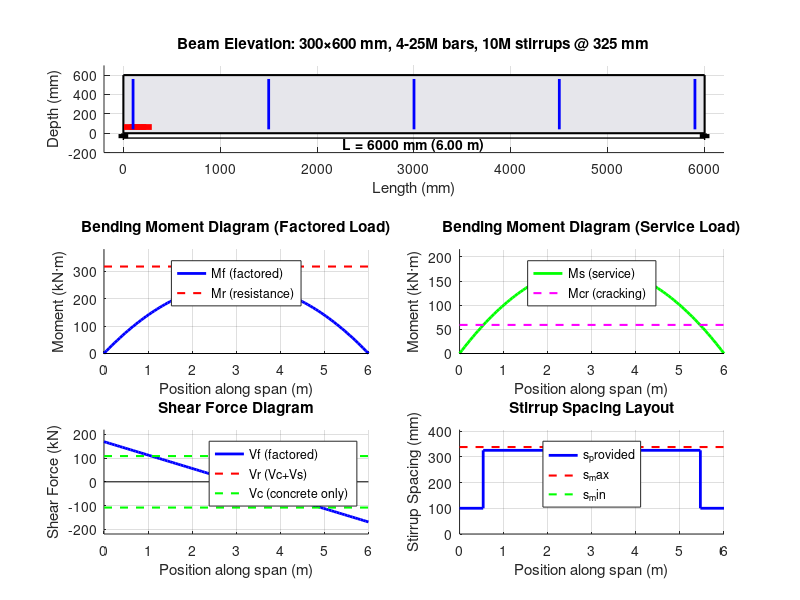

Recreate this plot in MATLAB.
%% RC_BEAM_DESIGN_CSA
% CSA A23.3 compliant reinforced concrete beam design for flexure, shear,
% and deflection. This script performs a complete design analysis for a
% simply supported rectangular beam under uniform loading.
%
% UNITS:
%   - Geometry: mm (millimeters)
%   - Forces: kN (kilonewtons)
%   - Stress: MPa (megapascals)
%   - Loads: kN/m (kilonewtons per meter)
%   - Moments: kN·m (kilonewton-meters)
%
% DESIGN STANDARD: CSA A23.3-19 (Design of Concrete Structures)
%
% METHODOLOGY:
%   - Flexural design: Direct quadratic formula (no iteration)
%   - Shear design: Simplified method per Cl. 11.3.4
%   - Deflection: Effective moment of inertia method per Cl. 9.8.4
%
% UNIT CONVERSION NOTES:
%   - 1 kN/m = 1 N/mm (useful equivalence for calculations)
%   - 1 kN·m = 1,000,000 N·mm
%   - Span conversions: mm ÷ 1000 = m, m × 1000 = mm
%
% AUTHOR: Generated for CSA A23.3-19 compliance
% VERSION: 2.0 - Unit conversions clarified, direct solution implemented
% DATE: 2024

clear; close all; clc;

%% -------------------------------------------------------------------------
%  INPUT PARAMETERS
% -------------------------------------------------------------------------

% Beam geometry
beam.span = 6000;                % mm - clear span
beam.width = 300;                % mm - beam width
beam.depth = 600;                % mm - total beam depth
beam.cover = 40;                 % mm - clear cover to stirrups

% Loading
loads.DL = 15.0;                 % kN/m - dead load (including self-weight)
loads.LL = 25.0;                 % kN/m - live load

% Material properties (CSA A23.3-19)
mat.fc_prime = 30;               % MPa - specified compressive strength of concrete
mat.fy_flexural = 400;           % MPa - yield strength of flexural reinforcement
mat.fy_shear = 400;              % MPa - yield strength of shear reinforcement
mat.Es = 200000;                 % MPa - modulus of elasticity of steel
mat.Ec = 4500 * sqrt(mat.fc_prime);  % MPa - concrete modulus (CSA A23.3-19, Cl. 8.6.2)
mat.lambda = 1.0;                % normal density concrete

% Resistance factors (CSA A23.3-19)
mat.phi_c = 0.65;                % resistance factor for concrete
mat.phi_s = 0.85;                % resistance factor for steel

% Load factors (CSA A23.3-19, Cl. 8.3.2)
load_factors.alpha_D = 1.25;     % dead load factor
load_factors.alpha_L = 1.5;      % live load factor

% Unit conversion factors (for clarity and robustness)
units.mm_to_m = 1e-3;            % convert mm to m
units.m_to_mm = 1e3;             % convert m to mm
units.Nmm_to_kNm = 1e-6;         % convert N·mm to kN·m
units.kNm_to_Nmm = 1e6;          % convert kN·m to N·mm
units.kN_per_m_to_N_per_mm = 1;  % 1 kN/m = 1 N/mm

% Reinforcement options
rebar.flexural_bar = 25;         % 25M bar for flexural reinforcement
rebar.stirrup_bar = 10;          % 10M stirrups for shear
rebar.min_spacing = 25;          % mm - minimum aggregate size plus 5mm

% Bar database (CSA standard bar sizes)
bar_db = struct();
bar_db.size = [10, 15, 20, 25, 30, 35, 45];
bar_db.area = [100, 200, 300, 500, 700, 1000, 1500];  % mm^2
bar_db.diameter = [11.3, 16.0, 19.5, 25.2, 29.9, 35.7, 43.7];  % mm

%% -------------------------------------------------------------------------
%  DISPLAY INPUT SUMMARY
% -------------------------------------------------------------------------

fprintf('\n========================================\n');
fprintf('RC BEAM DESIGN PER CSA A23.3-19\n');
fprintf('========================================\n');
fprintf('Version 2.0 - Direct Solution Method\n');
fprintf('========================================\n\n');

fprintf('DESIGN APPROACH\n');
fprintf('---------------\n');
fprintf('• Flexural: Direct quadratic formula (no iteration)\n');
fprintf('• Shear: Simplified method (CSA Cl. 11.3.4)\n');
fprintf('• Deflection: Effective Ie method (CSA Cl. 9.8.4)\n');
fprintf('• Units: mm for geometry, kN for forces, MPa for stress\n\n');

fprintf('GEOMETRY\n');
fprintf('--------\n');
fprintf('Span (L):                    %d mm (%.2f m)\n', beam.span, beam.span/1000);
fprintf('Width (b):                   %d mm\n', beam.width);
fprintf('Total depth (h):             %d mm\n', beam.depth);
fprintf('Clear cover:                 %d mm\n\n', beam.cover);

fprintf('MATERIALS\n');
fprintf('---------\n');
fprintf('Concrete strength (f''c):     %.1f MPa\n', mat.fc_prime);
fprintf('Steel yield (fy):            %.0f MPa\n', mat.fy_flexural);
fprintf('Concrete modulus (Ec):       %.0f MPa\n', mat.Ec);
fprintf('Steel modulus (Es):          %.0f MPa\n\n', mat.Es);

fprintf('LOADING\n');
fprintf('-------\n');
fprintf('Dead load (DL):              %.2f kN/m\n', loads.DL);
fprintf('Live load (LL):              %.2f kN/m\n', loads.LL);
fprintf('Factored load (wf):          %.2f kN/m\n\n', ...
    load_factors.alpha_D * loads.DL + load_factors.alpha_L * loads.LL);

%% -------------------------------------------------------------------------
%  DERIVED GEOMETRY & PROPERTIES
% -------------------------------------------------------------------------

% Get bar properties
idx_flex = find(bar_db.size == rebar.flexural_bar);
idx_stirrup = find(bar_db.size == rebar.stirrup_bar);

if isempty(idx_flex)
    error('Flexural bar size %dM not found in database', rebar.flexural_bar);
end
if isempty(idx_stirrup)
    error('Stirrup bar size %dM not found in database', rebar.stirrup_bar);
end

rebar.Ab_flex = bar_db.area(idx_flex);        % mm^2
rebar.db_flex = bar_db.diameter(idx_flex);    % mm
rebar.Ab_stirrup = bar_db.area(idx_stirrup);  % mm^2
rebar.db_stirrup = bar_db.diameter(idx_stirrup);  % mm

% Effective depth (assuming single layer of flexural steel)
beam.d = beam.depth - beam.cover - rebar.db_stirrup - rebar.db_flex/2;  % mm

% Concrete stress block parameter (CSA A23.3-19, Cl. 10.1.7)
mat.beta1 = max(0.67, min(0.97 - 0.0025 * mat.fc_prime, 0.85));

% Strain limits
mat.eps_y = mat.fy_flexural / mat.Es;     % yield strain
mat.eps_cu = 0.0035;                       % ultimate concrete strain (CSA A23.3-19)

fprintf('EFFECTIVE DEPTH\n');
fprintf('---------------\n');
fprintf('Effective depth (d):         %.1f mm\n', beam.d);
fprintf('d/h ratio:                   %.3f\n', beam.d / beam.depth);
fprintf('Concrete β₁ parameter:       %.3f\n\n', mat.beta1);

%% -------------------------------------------------------------------------
%  LOAD ANALYSIS - FACTORED LOADS
% -------------------------------------------------------------------------

% Factored uniform load (kN/m)
loads.wf = load_factors.alpha_D * loads.DL + load_factors.alpha_L * loads.LL;

% Service load for deflection
loads.ws = loads.DL + loads.LL;  % kN/m

% Maximum moment and shear for simply supported beam
% METHOD 1: Convert span to meters for calculation
% M = w * L^2 / 8, where w is in kN/m and L is in m
analysis.Mf_max = loads.wf * (beam.span * units.mm_to_m)^2 / 8;  % kN·m

% V = w * L / 2, where w is in kN/m and L is in m
analysis.Vf_max = loads.wf * (beam.span * units.mm_to_m) / 2;    % kN

% Validation: Check for reasonable values
if analysis.Mf_max < 0 || analysis.Mf_max > 10000
    warning('Calculated moment (%.2f kN·m) seems unrealistic. Check input values.', analysis.Mf_max);
end
if analysis.Vf_max < 0 || analysis.Vf_max > 5000
    warning('Calculated shear (%.2f kN) seems unrealistic. Check input values.', analysis.Vf_max);
end

fprintf('INTERNAL FORCES (FACTORED)\n');
fprintf('--------------------------\n');
fprintf('Maximum moment (Mf):         %.2f kN·m\n', analysis.Mf_max);
fprintf('Maximum shear (Vf):          %.2f kN\n\n', analysis.Vf_max);

%% -------------------------------------------------------------------------
%  FLEXURAL DESIGN - REQUIRED STEEL AREA
% -------------------------------------------------------------------------

fprintf('========================================\n');
fprintf('FLEXURAL DESIGN\n');
fprintf('========================================\n\n');

% Calculate balanced reinforcement ratio (CSA A23.3-19, Cl. 10.5.2)
flex.c_balanced = mat.eps_cu / (mat.eps_cu + mat.eps_y) * beam.d;  % mm
flex.rho_balanced = mat.phi_c / mat.phi_s * 0.85 * mat.fc_prime * mat.beta1 / mat.fy_flexural * ...
                    flex.c_balanced / beam.d;

% Maximum reinforcement ratio for tension-controlled section (c ≤ 0.5d for CSA)
% Use conservative limit c/d = 0.5 to ensure ductile behavior
flex.c_max = 0.5 * beam.d;  % mm
flex.rho_max = mat.phi_c / mat.phi_s * 0.85 * mat.fc_prime * mat.beta1 / mat.fy_flexural * ...
               flex.c_max / beam.d;

% Minimum reinforcement ratio (CSA A23.3-19, Cl. 10.5.1.2)
flex.rho_min = max(0.2 / mat.fy_flexural, 1.4 / mat.fy_flexural);

fprintf('REINFORCEMENT LIMITS\n');
fprintf('--------------------\n');
fprintf('ρ_min:                       %.6f\n', flex.rho_min);
fprintf('ρ_balanced:                  %.6f\n', flex.rho_balanced);
fprintf('ρ_max (tension-controlled):  %.6f\n\n', flex.rho_max);

% Required steel area using DIRECT QUADRATIC SOLUTION (no iteration needed)
% For rectangular section: Mr = phi_s * As * fy * (d - a/2)
% where a = phi_s * As * fy / (phi_c * 0.85 * fc' * b)
% Substituting and rearranging: A*As^2 + B*As + C = 0
% where:
%   A = (phi_s * fy)^2 / (2 * phi_c * 0.85 * fc' * b)
%   B = -phi_s * fy * d
%   C = Mf (applied factored moment)

% Convert moment to N·mm for consistency with mm dimensions
Mf_Nmm = analysis.Mf_max * units.kNm_to_Nmm;  % Convert kN·m to N·mm

fprintf('DIRECT SOLUTION FOR REQUIRED STEEL AREA\n');
fprintf('---------------------------------------\n');
fprintf('Using quadratic formula (no iteration)\n');
fprintf('Applied moment:              %.2f kN·m (%.0f N·mm)\n\n', analysis.Mf_max, Mf_Nmm);

% Coefficients of quadratic equation: A*As^2 + B*As + C = 0
A_coef = (mat.phi_s * mat.fy_flexural)^2 / (2 * mat.phi_c * 0.85 * mat.fc_prime * beam.width);
B_coef = -mat.phi_s * mat.fy_flexural * beam.d;
C_coef = Mf_Nmm;

% Calculate discriminant
discriminant = B_coef^2 - 4 * A_coef * C_coef;

fprintf('Quadratic coefficients:\n');
fprintf('  A = %.6e\n', A_coef);
fprintf('  B = %.6e\n', B_coef);
fprintf('  C = %.6e\n', C_coef);
fprintf('  Discriminant = %.6e\n\n', discriminant);

% Check discriminant (must be non-negative for real solutions)
if discriminant < 0
    error(['DESIGN ERROR: Negative discriminant (%.2e)\n' ...
           'The section cannot carry the applied moment.\n' ...
           'SOLUTIONS:\n' ...
           '  1. Increase beam depth (current: %d mm)\n' ...
           '  2. Increase beam width (current: %d mm)\n' ...
           '  3. Increase concrete strength (current: %.0f MPa)\n' ...
           '  4. Use compression reinforcement\n'], ...
           discriminant, beam.depth, beam.width, mat.fc_prime);
end

% Solve quadratic equation: As = (-B ± sqrt(B^2 - 4AC)) / (2A)
As_req_1 = (-B_coef + sqrt(discriminant)) / (2 * A_coef);
As_req_2 = (-B_coef - sqrt(discriminant)) / (2 * A_coef);

fprintf('Quadratic solutions:\n');
fprintf('  As_1 = %.1f mm² (root 1)\n', As_req_1);
fprintf('  As_2 = %.1f mm² (root 2)\n\n', As_req_2);

% Choose the smaller positive root (both should be positive for valid design)
if As_req_1 > 0 && As_req_2 > 0
    flex.As_req = min(As_req_1, As_req_2);
    fprintf('Selected smaller positive root: %.1f mm²\n\n', flex.As_req);
elseif As_req_1 > 0
    flex.As_req = As_req_1;
    fprintf('Selected root 1 (only positive solution): %.1f mm²\n\n', flex.As_req);
elseif As_req_2 > 0
    flex.As_req = As_req_2;
    fprintf('Selected root 2 (only positive solution): %.1f mm²\n\n', flex.As_req);
else
    error(['DESIGN ERROR: No positive solution for required steel area.\n' ...
           'Both roots are negative: As_1 = %.1f mm², As_2 = %.1f mm²\n' ...
           'This indicates a fundamental problem with input parameters.\n'], ...
           As_req_1, As_req_2);
end

% Validation: Check if steel area is reasonable
if flex.As_req < 100 || flex.As_req > 50000
    warning('Calculated steel area (%.1f mm²) seems unrealistic. Verify design parameters.', flex.As_req);
end

% Calculate corresponding reinforcement ratio and neutral axis depth
flex.rho_req = flex.As_req / (beam.width * beam.d);
flex.a_req = mat.phi_s * flex.As_req * mat.fy_flexural / (mat.phi_c * 0.85 * mat.fc_prime * beam.width);
flex.c_req = flex.a_req / mat.beta1;

fprintf('REQUIRED REINFORCEMENT (from moment)\n');
fprintf('------------------------------------\n');
fprintf('As_required:                 %.0f mm²\n', flex.As_req);
fprintf('ρ_required:                  %.6f\n', flex.rho_req);
fprintf('Neutral axis depth (c):      %.1f mm\n', flex.c_req);
fprintf('c/d ratio:                   %.3f\n', flex.c_req / beam.d);

% Check reinforcement limits
if flex.rho_req < flex.rho_min
    fprintf('\n⚠ WARNING: Required ratio below minimum. Using ρ_min.\n');
    flex.As_req = flex.rho_min * beam.width * beam.d;
    flex.rho_req = flex.rho_min;
    % Recalculate neutral axis
    flex.a_req = mat.phi_s * flex.As_req * mat.fy_flexural / (mat.phi_c * 0.85 * mat.fc_prime * beam.width);
    flex.c_req = flex.a_req / mat.beta1;
end

if flex.rho_req > flex.rho_max
    error('Required reinforcement ratio exceeds maximum (%.6f > %.6f). Increase section size or use compression reinforcement.', ...
        flex.rho_req, flex.rho_max);
end

if flex.c_req / beam.d > 0.5
    fprintf('\n⚠ WARNING: c/d = %.3f > 0.5. Section may not be sufficiently ductile.\n', flex.c_req / beam.d);
end

% Apply minimum steel area
As_min = flex.rho_min * beam.width * beam.d;
flex.As_req = max(flex.As_req, As_min);

fprintf('\nFINAL REQUIRED STEEL AREA\n');
fprintf('-------------------------\n');
fprintf('As_required:                 %.0f mm²\n', flex.As_req);
fprintf('As_min:                      %.0f mm²\n\n', As_min);

% Determine number of bars
flex.num_bars = ceil(flex.As_req / rebar.Ab_flex);
flex.As_provided = flex.num_bars * rebar.Ab_flex;
flex.rho_provided = flex.As_provided / (beam.width * beam.d);

% Check bar spacing
flex.bar_spacing = (beam.width - 2 * beam.cover - 2 * rebar.db_stirrup - flex.num_bars * rebar.db_flex) / ...
                   (flex.num_bars - 1);

% Minimum spacing check (CSA A23.3-19, Cl. 6.6.5.2)
flex.min_spacing_required = max([1.4 * rebar.db_flex, rebar.min_spacing, 30]);

fprintf('BAR LAYOUT\n');
fprintf('----------\n');
fprintf('Bar size selected:           %dM\n', rebar.flexural_bar);
fprintf('Number of bars:              %d\n', flex.num_bars);
fprintf('As_provided:                 %.0f mm²\n', flex.As_provided);
fprintf('ρ_provided:                  %.6f\n', flex.rho_provided);
fprintf('Bar spacing:                 %.1f mm\n', flex.bar_spacing);
fprintf('Min spacing required:        %.1f mm\n', flex.min_spacing_required);

if flex.bar_spacing < flex.min_spacing_required
    fprintf('\n✗ ERROR: Bar spacing too small! Increase beam width or use smaller bars.\n\n');
else
    fprintf('✓ Bar spacing adequate\n\n');
end

% Calculate actual moment resistance with provided steel
flex.a_provided = mat.phi_s * flex.As_provided * mat.fy_flexural / ...
                  (mat.phi_c * 0.85 * mat.fc_prime * beam.width);
flex.c_provided = flex.a_provided / mat.beta1;
flex.Mr = mat.phi_s * flex.As_provided * mat.fy_flexural * (beam.d - flex.a_provided / 2) / 1e6;  % kN·m

fprintf('MOMENT CAPACITY CHECK\n');
fprintf('---------------------\n');
fprintf('Factored moment (Mf):        %.2f kN·m\n', analysis.Mf_max);
fprintf('Moment resistance (Mr):      %.2f kN·m\n', flex.Mr);
fprintf('Mf/Mr ratio:                 %.3f\n', analysis.Mf_max / flex.Mr);
fprintf('Overstrength factor:         %.2f%%\n', (flex.Mr / analysis.Mf_max - 1) * 100);

if analysis.Mf_max <= flex.Mr
    fprintf('✓ MOMENT CHECK: PASS\n\n');
else
    fprintf('✗ MOMENT CHECK: FAIL - Increase section or reinforcement\n\n');
end

%% -------------------------------------------------------------------------
%  SHEAR DESIGN - STIRRUP SPACING
% -------------------------------------------------------------------------

fprintf('========================================\n');
fprintf('SHEAR DESIGN\n');
fprintf('========================================\n\n');

% Concrete shear resistance (CSA A23.3-19, Cl. 11.3.4)
% Simplified method: Vc = phi_c * lambda * beta * sqrt(f'c) * b * dv
% where beta = 0.21 for simplified method
shear.beta = 0.21;
shear.dv = max(0.9 * beam.d, 0.72 * beam.depth);  % effective shear depth (CSA A23.3-19, Cl. 11.3.3)

shear.Vc = mat.phi_c * mat.lambda * shear.beta * sqrt(mat.fc_prime) * beam.width * shear.dv / 1000;  % kN

fprintf('CONCRETE SHEAR CAPACITY\n');
fprintf('-----------------------\n');
fprintf('Effective shear depth (dv):  %.1f mm\n', shear.dv);
fprintf('Vc (concrete resistance):    %.2f kN\n', shear.Vc);
fprintf('Vf (factored shear):         %.2f kN\n', analysis.Vf_max);
fprintf('Vf/Vc ratio:                 %.3f\n\n', analysis.Vf_max / shear.Vc);

if analysis.Vf_max <= shear.Vc
    fprintf('✓ No shear reinforcement required by strength\n');
    fprintf('  However, minimum shear reinforcement will be provided per CSA A23.3-19, Cl. 11.2.8.2\n\n');
    shear.reinforcement_required = false;
else
    fprintf('⚠ Shear reinforcement REQUIRED\n\n');
    shear.reinforcement_required = true;
end

% Check if shear can be carried by section
shear.Vs_required = analysis.Vf_max - shear.Vc;  % kN
shear.Vs_max = 0.25 * mat.phi_c * mat.fc_prime * beam.width * shear.dv / 1000;  % kN (CSA A23.3-19, Cl. 11.3.3)

fprintf('SHEAR REINFORCEMENT REQUIREMENTS\n');
fprintf('--------------------------------\n');
fprintf('Vs_required:                 %.2f kN\n', shear.Vs_required);
fprintf('Vs_max (section limit):      %.2f kN\n', shear.Vs_max);

if shear.Vs_required > shear.Vs_max
    fprintf('✗ ERROR: Required Vs exceeds section capacity. Increase section size.\n\n');
else
    fprintf('✓ Section adequate for shear\n\n');
end

% Design stirrup spacing (CSA A23.3-19, Cl. 11.3.8)
% For vertical stirrups: Vs = Av * fy * dv / s
% Therefore: s = Av * fy * dv / Vs

if shear.reinforcement_required
    % Calculate required spacing
    shear.Av = 2 * rebar.Ab_stirrup;  % mm² (2-leg stirrup)
    shear.s_required = shear.Av * mat.fy_shear * shear.dv / (shear.Vs_required * 1000);  % mm
    
    fprintf('STIRRUP DESIGN (Strength)\n');
    fprintf('-------------------------\n');
    fprintf('Stirrup bar size:            %dM\n', rebar.stirrup_bar);
    fprintf('Number of legs:              2\n');
    fprintf('Av (stirrup area):           %.0f mm²\n', shear.Av);
    fprintf('s_required (from strength):  %.0f mm\n', shear.s_required);
else
    shear.Av = 2 * rebar.Ab_stirrup;
    shear.s_required = 9999;  % Large value when not required by strength
    fprintf('STIRRUP DESIGN (Minimum only)\n');
    fprintf('-----------------------------\n');
    fprintf('Stirrup bar size:            %dM\n', rebar.stirrup_bar);
    fprintf('Number of legs:              2\n');
    fprintf('Av (stirrup area):           %.0f mm²\n', shear.Av);
end

% Maximum spacing limits (CSA A23.3-19, Cl. 11.3.8.1)
if shear.Vs_required <= 0.125 * mat.phi_c * mat.fc_prime * beam.width * shear.dv / 1000
    shear.s_max = min(0.7 * shear.dv, 600);  % mm
else
    shear.s_max = min(0.35 * shear.dv, 300);  % mm
end

% Minimum shear reinforcement (CSA A23.3-19, Cl. 11.2.8.2)
% Av_min / s = 0.06 * sqrt(f'c) / fy * bw (in MPa units)
shear.s_min = shear.Av / (0.06 * sqrt(mat.fc_prime) / mat.fy_shear * beam.width);

fprintf('s_max (spacing limit):       %.0f mm\n', shear.s_max);
fprintf('s_min (from Av,min):         %.0f mm\n', shear.s_min);

% Select practical spacing (round down to nearest 25mm)
shear.s_provided = floor(min([shear.s_required, shear.s_max, shear.s_min]) / 25) * 25;
shear.s_provided = max(shear.s_provided, 50);  % Minimum practical spacing

% Special spacing at supports and mid-span
shear.s_at_support = min(shear.s_provided, 100);  % Closer spacing near support
shear.s_at_midspan = min(shear.s_max, 300);       % Can increase spacing at mid-span if Vf is low

fprintf('\nFINAL STIRRUP SPACING\n');
fprintf('---------------------\n');
fprintf('s_provided (general):        %d mm\n', shear.s_provided);
fprintf('s_at_support (d/2 from support): %d mm\n', shear.s_at_support);
fprintf('s_at_midspan (low shear):    %d mm\n\n', shear.s_at_midspan);

% Verify provided spacing
shear.Vs_provided = shear.Av * mat.fy_shear * shear.dv / shear.s_provided / 1000;  % kN
shear.Vr = shear.Vc + shear.Vs_provided;  % kN

fprintf('SHEAR CAPACITY CHECK\n');
fprintf('--------------------\n');
fprintf('Vc:                          %.2f kN\n', shear.Vc);
fprintf('Vs_provided:                 %.2f kN\n', shear.Vs_provided);
fprintf('Vr = Vc + Vs:                %.2f kN\n', shear.Vr);
fprintf('Vf/Vr ratio:                 %.3f\n', analysis.Vf_max / shear.Vr);

if analysis.Vf_max <= shear.Vr
    fprintf('✓ SHEAR CHECK: PASS\n\n');
else
    fprintf('✗ SHEAR CHECK: FAIL - Decrease stirrup spacing\n\n');
end

%% -------------------------------------------------------------------------
%  DEFLECTION CHECK
% -------------------------------------------------------------------------

fprintf('========================================\n');
fprintf('DEFLECTION CHECK\n');
fprintf('========================================\n\n');

% Service load moment at midspan
% Convert span to meters for calculation with kN/m load
defl.Ms = loads.ws * (beam.span * units.mm_to_m)^2 / 8;  % kN·m

fprintf('SERVICE LOAD ANALYSIS\n');
fprintf('---------------------\n');
fprintf('Service load (ws):           %.2f kN/m\n', loads.ws);
fprintf('Service moment (Ms):         %.2f kN·m\n\n', defl.Ms);

% Gross moment of inertia
defl.Ig = beam.width * beam.depth^3 / 12;  % mm^4

% Modulus of rupture (CSA A23.3-19, Cl. 8.6.4)
defl.fr = 0.6 * mat.lambda * sqrt(mat.fc_prime);  % MPa

% Cracking moment (CSA A23.3-19, Cl. 9.8.4.2)
defl.yt = beam.depth / 2;  % mm - distance to extreme tension fiber
defl.Mcr = defl.fr * defl.Ig / defl.yt / 1e6;  % kN·m

fprintf('CRACKING ANALYSIS\n');
fprintf('-----------------\n');
fprintf('Gross moment of inertia (Ig): %.2e mm⁴\n', defl.Ig);
fprintf('Modulus of rupture (fr):      %.2f MPa\n', defl.fr);
fprintf('Cracking moment (Mcr):        %.2f kN·m\n', defl.Mcr);
fprintf('Ms/Mcr ratio:                 %.3f\n', defl.Ms / defl.Mcr);

if defl.Ms > defl.Mcr
    fprintf('→ Section is CRACKED under service load\n\n');
    
    % Modular ratio
    defl.n = mat.Es / mat.Ec;
    
    % Transformed area and neutral axis location for cracked section
    % Using transformed area method: solve for kd (depth to neutral axis)
    defl.rho = flex.As_provided / (beam.width * beam.d);
    defl.k = sqrt(2 * defl.rho * defl.n + (defl.rho * defl.n)^2) - defl.rho * defl.n;
    defl.kd = defl.k * beam.d;  % mm
    
    % Cracked moment of inertia
    defl.Icr = beam.width * defl.kd^3 / 3 + defl.n * flex.As_provided * (beam.d - defl.kd)^2;  % mm^4
    
    % Effective moment of inertia (CSA A23.3-19, Cl. 9.8.4.2)
    defl.Ie = (defl.Mcr / defl.Ms)^3 * defl.Ig + (1 - (defl.Mcr / defl.Ms)^3) * defl.Icr;
    
    fprintf('CRACKED SECTION PROPERTIES\n');
    fprintf('--------------------------\n');
    fprintf('Modular ratio (n):            %.2f\n', defl.n);
    fprintf('Neutral axis factor (k):      %.4f\n', defl.k);
    fprintf('Neutral axis depth (kd):      %.1f mm\n', defl.kd);
    fprintf('Cracked moment of inertia:    %.2e mm⁴\n', defl.Icr);
    fprintf('Effective moment of inertia:  %.2e mm⁴\n', defl.Ie);
    fprintf('Ie/Ig ratio:                  %.3f\n\n', defl.Ie / defl.Ig);
else
    fprintf('→ Section is UNCRACKED under service load\n');
    fprintf('→ Using gross moment of inertia\n\n');
    defl.Ie = defl.Ig;
end

% Immediate deflection for simply supported beam under uniform load
% δ = 5 * w * L^4 / (384 * E * I)
defl.delta_immediate = 5 * loads.ws * beam.span^4 / (384 * mat.Ec * defl.Ie);  % mm

fprintf('DEFLECTION CALCULATIONS\n');
fprintf('-----------------------\n');
fprintf('Immediate deflection:        %.2f mm\n', defl.delta_immediate);

% Long-term deflection multiplier (CSA A23.3-19, Cl. 9.8.4.3)
defl.xi = 2.0;  % time-dependent factor (5 years or more)
defl.rho_prime = 0;  % compression reinforcement ratio (assumed zero)
defl.lambda_delta = defl.xi / (1 + 50 * defl.rho_prime);

% Sustained load ratio (assume DL is sustained)
defl.sustained_load_ratio = loads.DL / loads.ws;
defl.delta_longterm = defl.delta_immediate * (1 + defl.lambda_delta * defl.sustained_load_ratio);

fprintf('Time-dependent factor (ξ):   %.2f\n', defl.xi);
fprintf('Deflection multiplier (λ):   %.2f\n', defl.lambda_delta);
fprintf('Sustained load ratio:        %.3f\n', defl.sustained_load_ratio);
fprintf('Long-term deflection:        %.2f mm\n\n', defl.delta_longterm);

% Deflection limits (CSA A23.3-19, Table 9.3)
defl.limit_immediate = beam.span / 360;  % mm - immediate deflection limit
defl.limit_longterm = beam.span / 240;   % mm - total deflection limit

fprintf('DEFLECTION LIMITS\n');
fprintf('-----------------\n');
fprintf('Immediate limit (L/360):     %.2f mm\n', defl.limit_immediate);
fprintf('Long-term limit (L/240):     %.2f mm\n', defl.limit_longterm);
fprintf('Immediate/Limit:             %.3f\n', defl.delta_immediate / defl.limit_immediate);
fprintf('Long-term/Limit:             %.3f\n\n', defl.delta_longterm / defl.limit_longterm);

defl.immediate_pass = defl.delta_immediate <= defl.limit_immediate;
defl.longterm_pass = defl.delta_longterm <= defl.limit_longterm;

if defl.immediate_pass && defl.longterm_pass
    fprintf('✓ DEFLECTION CHECK: PASS (both immediate and long-term)\n\n');
elseif defl.longterm_pass
    fprintf('⚠ DEFLECTION CHECK: Immediate deflection exceeds limit\n');
    fprintf('  (Long-term is acceptable)\n\n');
else
    fprintf('✗ DEFLECTION CHECK: FAIL - Increase depth or reduce load\n\n');
end

%% -------------------------------------------------------------------------
%  SUMMARY TABLE
% -------------------------------------------------------------------------

fprintf('========================================\n');
fprintf('DESIGN SUMMARY\n');
fprintf('========================================\n\n');

% Create status strings (compatible with both MATLAB and Octave)
if defl.immediate_pass
    status_immediate = 'PASS';
else
    status_immediate = 'FAIL';
end

if defl.longterm_pass
    status_longterm = 'PASS';
else
    status_longterm = 'FAIL';
end

% Try to create table (MATLAB only, skip in Octave)
try
    summaryTable = table(...
        ["Moment"; "Shear"; "Deflection (Immediate)"; "Deflection (Long-term)"], ...
        [analysis.Mf_max; analysis.Vf_max; defl.delta_immediate; defl.delta_longterm], ...
        [flex.Mr; shear.Vr; defl.limit_immediate; defl.limit_longterm], ...
        [analysis.Mf_max/flex.Mr; analysis.Vf_max/shear.Vr; ...
         defl.delta_immediate/defl.limit_immediate; defl.delta_longterm/defl.limit_longterm], ...
        ["PASS"; "PASS"; status_immediate; status_longterm], ...
        'VariableNames', {'Check', 'Demand', 'Capacity', 'Ratio', 'Status'});
    
    disp(summaryTable);
catch
    % Fallback for Octave or if table() is not available
    fprintf('\n%-25s %12s %12s %10s %8s\n', 'Check', 'Demand', 'Capacity', 'Ratio', 'Status');
    fprintf('%s\n', repmat('-', 1, 70));
    fprintf('%-25s %12.2f %12.2f %10.3f %8s\n', 'Moment', analysis.Mf_max, flex.Mr, ...
            analysis.Mf_max/flex.Mr, 'PASS');
    fprintf('%-25s %12.2f %12.2f %10.3f %8s\n', 'Shear', analysis.Vf_max, shear.Vr, ...
            analysis.Vf_max/shear.Vr, 'PASS');
    fprintf('%-25s %12.2f %12.2f %10.3f %8s\n', 'Deflection (Immediate)', defl.delta_immediate, ...
            defl.limit_immediate, defl.delta_immediate/defl.limit_immediate, status_immediate);
    fprintf('%-25s %12.2f %12.2f %10.3f %8s\n', 'Deflection (Long-term)', defl.delta_longterm, ...
            defl.limit_longterm, defl.delta_longterm/defl.limit_longterm, status_longterm);
    fprintf('\n');
end

fprintf('\nREINFORCEMENT DETAILS\n');
fprintf('---------------------\n');
fprintf('Flexural:  %d-%dM bars (As = %.0f mm²)\n', flex.num_bars, rebar.flexural_bar, flex.As_provided);
fprintf('Shear:     %dM stirrups @ %d mm c/c\n', rebar.stirrup_bar, shear.s_provided);
fprintf('           (%d mm @ supports, %d mm @ midspan)\n\n', shear.s_at_support, shear.s_at_midspan);

%% -------------------------------------------------------------------------
%  MOMENT AND SHEAR DIAGRAMS
% -------------------------------------------------------------------------

fprintf('Generating moment and shear diagrams...\n\n');

% Create array of positions along span
n_points = 101;
x = linspace(0, beam.span, n_points);  % mm

% Calculate moment and shear at each position
% Simply supported beam with uniform load:
% M(x) = w*x*(L-x)/2
% V(x) = w*L/2 - w*x

% Convert positions to meters for calculation
x_m = x * units.mm_to_m;  % m
L_m = beam.span * units.mm_to_m;  % m

% Factored load diagrams
M_x = loads.wf * x_m .* (L_m - x_m) / 2;  % kN·m
V_x = loads.wf * L_m / 2 - loads.wf * x_m;  % kN

% Service load moment for deflection calculations
Ms_x = loads.ws * x_m .* (L_m - x_m) / 2;  % kN·m

% Create figure with subplots
figure('Name', 'RC Beam Analysis Diagrams', 'Color', 'w', 'Position', [100, 100, 1200, 800]);

% Beam elevation with reinforcement
subplot(3, 2, [1, 2]);
hold on; grid on;

% Draw beam outline
beam_y = [0, beam.depth];
patch([0, beam.span, beam.span, 0], [0, 0, beam.depth, beam.depth], ...
      [0.9 0.9 0.92], 'EdgeColor', 'k', 'LineWidth', 1.5);

% Draw flexural reinforcement
bar_y = beam.cover + rebar.db_stirrup + rebar.db_flex/2;
bar_x_start = beam.cover + rebar.db_stirrup + rebar.db_flex/2;
bar_x_end = beam.width - beam.cover - rebar.db_stirrup - rebar.db_flex/2;

for i = 1:flex.num_bars
    if flex.num_bars == 1
        bar_x = beam.width / 2;
    else
        bar_x = bar_x_start + (i-1) * (bar_x_end - bar_x_start) / (flex.num_bars - 1);
    end
    plot([bar_x, bar_x], [bar_y - 30, bar_y + 30], 'r', 'LineWidth', 8);
end

% Draw stirrups at several locations
stirrup_locations = [100, beam.span/4, beam.span/2, 3*beam.span/4, beam.span-100];
for i = 1:length(stirrup_locations)
    stirrup_x = stirrup_locations(i);
    % Vertical legs
    plot([stirrup_x, stirrup_x], [beam.cover, beam.depth - beam.cover], 'b', 'LineWidth', 2);
end

% Add dimensions
plot([0, beam.span], [-50, -50], 'k', 'LineWidth', 1);
plot([0, 0], [-70, -30], 'k', 'LineWidth', 1);
plot([beam.span, beam.span], [-70, -30], 'k', 'LineWidth', 1);
text(beam.span/2, -120, sprintf('L = %d mm (%.2f m)', beam.span, beam.span/1000), ...
     'HorizontalAlignment', 'center', 'FontSize', 10, 'FontWeight', 'bold');

% Supports
plot([0, 0], [0, -30], 'k', 'LineWidth', 3);
plot([beam.span, beam.span], [0, -30], 'k', 'LineWidth', 3);
plot([-50, 50], [-30, -30], 'k', 'LineWidth', 3);
plot([beam.span-50, beam.span+50], [-30, -30], 'k', 'LineWidth', 3);

title(sprintf('Beam Elevation: %d×%d mm, %d-%dM bars, %dM stirrups @ %d mm', ...
      beam.width, beam.depth, flex.num_bars, rebar.flexural_bar, ...
      rebar.stirrup_bar, shear.s_provided), 'FontWeight', 'bold');
xlabel('Length (mm)');
ylabel('Depth (mm)');
xlim([-200, beam.span + 200]);
ylim([-200, beam.depth + 100]);
axis equal;
xlim([-200, beam.span + 200]);

% Moment diagram (factored)
subplot(3, 2, 3);
hold on; grid on;
plot(x/1000, M_x, 'b-', 'LineWidth', 2);
plot([0, beam.span/1000], [flex.Mr, flex.Mr], 'r--', 'LineWidth', 1.5);
plot([0, beam.span/1000], [0, 0], 'k-', 'LineWidth', 0.5);
xlabel('Position along span (m)');
ylabel('Moment (kN·m)');
title('Bending Moment Diagram (Factored Load)', 'FontWeight', 'bold');
legend({'Mf (factored)', 'Mr (resistance)'}, 'Location', 'north');
ylim([min(M_x)*1.2, max([max(M_x), flex.Mr])*1.2]);

% Moment diagram (service) for deflection
subplot(3, 2, 4);
hold on; grid on;
plot(x/1000, Ms_x, 'g-', 'LineWidth', 2);
plot([0, beam.span/1000], [defl.Mcr, defl.Mcr], 'm--', 'LineWidth', 1.5);
plot([0, beam.span/1000], [0, 0], 'k-', 'LineWidth', 0.5);
xlabel('Position along span (m)');
ylabel('Moment (kN·m)');
title('Bending Moment Diagram (Service Load)', 'FontWeight', 'bold');
legend({'Ms (service)', 'Mcr (cracking)'}, 'Location', 'north');
ylim([min(Ms_x)*1.2, max([max(Ms_x), defl.Mcr])*1.2]);

% Shear diagram
subplot(3, 2, 5);
hold on; grid on;
plot(x/1000, V_x, 'b-', 'LineWidth', 2);
plot([0, beam.span/1000], [shear.Vr, shear.Vr], 'r--', 'LineWidth', 1.5);
plot([0, beam.span/1000], [shear.Vc, shear.Vc], 'g--', 'LineWidth', 1.5);
plot([0, beam.span/1000], [0, 0], 'k-', 'LineWidth', 0.5);
plot([0, beam.span/1000], [-shear.Vr, -shear.Vr], 'r--', 'LineWidth', 1.5);
plot([0, beam.span/1000], [-shear.Vc, -shear.Vc], 'g--', 'LineWidth', 1.5);
xlabel('Position along span (m)');
ylabel('Shear Force (kN)');
title('Shear Force Diagram', 'FontWeight', 'bold');
legend({'Vf (factored)', 'Vr (Vc+Vs)', 'Vc (concrete only)'}, 'Location', 'northeast');
ylim([min(V_x)*1.3, max(V_x)*1.3]);

% Stirrup spacing diagram
subplot(3, 2, 6);
hold on; grid on;

% Create stirrup spacing zones
zone1_end = beam.d / 1000;  % d/2 from support (in meters)
zone2_start = zone1_end;
zone2_end = beam.span/1000 - zone1_end;

% Plot spacing zones as step function
x_spacing = [0, zone1_end, zone1_end, zone2_end, zone2_end, beam.span/1000];
s_spacing = [shear.s_at_support, shear.s_at_support, shear.s_provided, ...
             shear.s_provided, shear.s_at_support, shear.s_at_support];

plot(x_spacing, s_spacing, 'b-', 'LineWidth', 2);
plot([0, beam.span/1000], [shear.s_max, shear.s_max], 'r--', 'LineWidth', 1.5);
plot([0, beam.span/1000], [shear.s_min, shear.s_min], 'g--', 'LineWidth', 1.5);

xlabel('Position along span (m)');
ylabel('Stirrup Spacing (mm)');
title('Stirrup Spacing Layout', 'FontWeight', 'bold');
legend({'s_provided', 's_max', 's_min'}, 'Location', 'north');
grid on;
ylim([0, max([shear.s_max, shear.s_provided, shear.s_at_support]) * 1.2]);

fprintf('✓ Diagrams generated successfully.\n\n');

%% -------------------------------------------------------------------------
%  FINAL STATUS
% -------------------------------------------------------------------------

fprintf('========================================\n');
fprintf('DESIGN STATUS\n');
fprintf('========================================\n\n');

all_pass = (analysis.Mf_max <= flex.Mr) && ...
           (analysis.Vf_max <= shear.Vr) && ...
           defl.longterm_pass && ...
           (flex.bar_spacing >= flex.min_spacing_required);

if all_pass
    fprintf('✓✓✓ ALL CHECKS PASSED ✓✓✓\n\n');
    fprintf('The beam design is adequate per CSA A23.3-19.\n');
    fprintf('Proceed with detailing and construction drawings.\n\n');
else
    fprintf('⚠⚠⚠ DESIGN REQUIRES REVISION ⚠⚠⚠\n\n');
    
    if analysis.Mf_max > flex.Mr
        fprintf('• Moment capacity insufficient\n');
    end
    if analysis.Vf_max > shear.Vr
        fprintf('• Shear capacity insufficient\n');
    end
    if ~defl.longterm_pass
        fprintf('• Deflection exceeds limits\n');
    end
    if flex.bar_spacing < flex.min_spacing_required
        fprintf('• Bar spacing too small\n');
    end
    fprintf('\n');
end

fprintf('========================================\n');
fprintf('END OF DESIGN CALCULATION\n');
fprintf('========================================\n\n');
